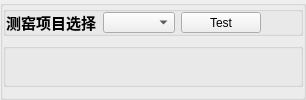
        <widget class="QGroupBox" name="groupBox_7">
         <property name="maximumSize">
          <size>
           <width>16777215</width>
           <height>160</height>
          </size>
         </property>
         <property name="title">
          <string/>
         </property>
         <property name="alignment">
          <set>Qt::AlignLeading|Qt::AlignLeft|Qt::AlignTop</set>
         </property>
         <layout class="QGridLayout" name="gridLayout_11">
          <property name="leftMargin">
           <number>0</number>
          </property>
          <property name="topMargin">
           <number>0</number>
          </property>
          <property name="rightMargin">
           <number>0</number>
          </property>
          <property name="bottomMargin">
           <number>10</number>
          </property>
          <property name="spacing">
           <number>7</number>
          </property>
          <item row="0" column="0" colspan="2">
           <widget class="QGroupBox" name="groupBox_8">
            <property name="maximumSize">
             <size>
              <width>16777215</width>
              <height>30</height>
             </size>
            </property>
            <property name="title">
             <string/>
            </property>
            <layout class="QGridLayout" name="gridLayout_12">
             <property name="leftMargin">
              <number>0</number>
             </property>
             <property name="topMargin">
              <number>0</number>
             </property>
             <property name="rightMargin">
              <number>0</number>
             </property>
             <property name="bottomMargin">
              <number>0</number>
             </property>
             <item row="1" column="5">
              <widget class="QLabel" name="label_16">
               <property name="text">
                <string/>
               </property>
              </widget>
             </item>
             <item row="1" column="3">
              <widget class="QLabel" name="label_15">
               <property name="text">
                <string/>
               </property>
              </widget>
             </item>
             <item row="1" column="1">
              <widget class="QComboBox" name="choose_project"/>
             </item>
             <item row="1" column="4">
              <widget class="QLabel" name="label_17">
               <property name="text">
                <string/>
               </property>
              </widget>
             </item>
             <item row="1" column="0">
              <widget class="QLabel" name="label_14">
               <property name="font">
                <font>
                 <pointsize>11</pointsize>
                 <weight>75</weight>
                 <bold>true</bold>
                </font>
               </property>
               <property name="text">
                <string>测窑项目选择</string>
               </property>
              </widget>
             </item>
             <item row="1" column="2">
              <widget class="QPushButton" name="pushButton">
               <property name="styleSheet">
                <string notr="true"/>
               </property>
               <property name="text">
                <string>Test</string>
               </property>
              </widget>
             </item>
            </layout>
           </widget>
          </item>
          <item row="1" column="0" colspan="2">
           <widget class="QGroupBox" name="groupBox_para">
            <property name="maximumSize">
             <size>
              <width>16777215</width>
              <height>16777215</height>
             </size>
            </property>
            <property name="title">
             <string/>
            </property>
           </widget>
          </item>
         </layout>
        </widget>
